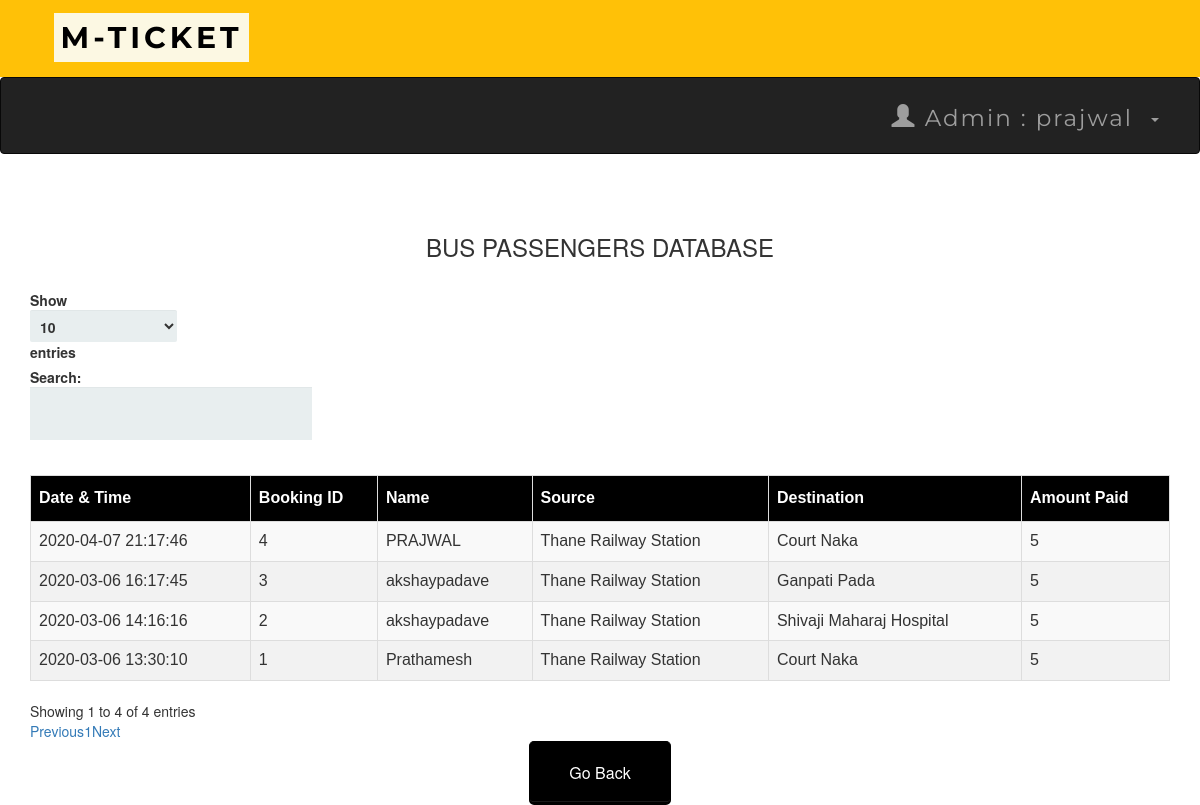
Page /adminbusdb.php (signed in) on the committed database.
### tables this page shows
CREATE TABLE `bustransactions` (
  `T_No.` int(10) NOT NULL,
  `email` varchar(50) NOT NULL,
  `source` varchar(50) NOT NULL,
  `dest` varchar(50) NOT NULL,
  `Name` varchar(50) NOT NULL,
  `Bus_No` int(11) NOT NULL,
  `NoOfpass` int(11) NOT NULL,
  `card_no` int(25) NOT NULL,
  `expmonth` int(2) NOT NULL,
  `expyear` int(2) NOT NULL,
  `cvv` int(3) NOT NULL,
  `pin` int(4) NOT NULL,
  `Date` datetime NOT NULL DEFAULT current_timestamp(),
  `Amt` int(10) NOT NULL
);

### adminbusdb.php (the view, shortened to what this page needs)
<?php
include 'connect.php' ;
include 'adminheader.php';
?>
 <!DOCTYPE html>
 <html>
 <link rel='stylesheet' href='index.css'>
      <head>
           <link rel="stylesheet" href="https://maxcdn.bootstrapcdn.com/bootstrap/3.3.6/css/bootstrap.min.css" />
           <link rel="stylesheet" href="https://cdn.datatables.net/1.10.12/css/dataTables.bootstrap.min.css" />
      </head>
      <body>
           <br /><br />
           <div class="container">
                <h3 align="center">BUS PASSENGERS DATABASE</h3>
                <br />
                <div class="table-responsive">
                     <table id="data" class="table table-striped table-bordered">
                          <thead>
                               <tr>
                                    <th> Date & Time</th>
                                    <th> Booking ID  </th>
                                    <th> Name </th>
                                    <th> Source </th>
                                    <th> Destination </th>
                                    <th> Amount Paid</th>
                               </tr>
                          </thead>
                          <tbody>
  <?php
   $result = mysqli_query($connect , "select * From bustransactions");
  while ($row = mysqli_fetch_assoc($result)):
  ?>
  <tr>
    <td><?php echo $row['Date']; ?></td>
    <td><?php echo $row['T_No.']; ?></td>
    <td><?php echo $row['Name']; ?></td>
    <td><?php echo $row['source']; ?></td>
    <td><?php echo $row['dest']; ?></td>
    <td><?php echo $row['Amt']; ?></td>
    </tr>
  <?php endwhile; ?>
</tbody>
                     </table>
                </div>
           </div>
      </body>
 </html>
<table align='center'>
<tr>
  <td><a href='admin.php'><button style="background-color: black ; border-color:black "  ><span style="color:white">Go Back </span> </button></a></td>
 </tr>

### adminheader.php (shortened to what this page needs)
<head>
  <link rel="stylesheet" href="https://maxcdn.bootstrapcdn.com/bootstrap/3.4.0/css/bootstrap.min.css">
  <link rel="stylesheet" href="https://maxcdn.bootstrapcdn.com/bootstrap/3.4.1/css/bootstrap.min.css">
   <link rel="stylesheet" href="https://maxcdn.bootstrapcdn.com/bootstrap/3.4.1/css/bootstrap.min.css">
</head>
<nav  class="navvvvvvbar navvvvvvbar-default navvvvvvbar-fixed-top">
      <div  class="  navvvvvvbar-brand navvvvvvbar-center"><b>&nbsp&nbsp&nbsp<mark>M-TICKET</mark></b>
</nav>
<nav class="navbar navbar-inverse">
  <div class="container-fluid">
    <div class="collapse navbar-collapse " id="myNavbar">
      <ul class="nav navbar-nav navbar-right">
         <li class="dropdown"><a class="dropdown-toggle" data-toggle="dropdown" href="#"><span class="glyphicon glyphicon-user"></span>
        Admin : <?php  echo " ". $_SESSION['name'] ."" ?> &nbsp<span class="caret"></span></a>
              </div>
    </div>
</nav>
</html>

### index.css (style rules this page uses)
*, *:before, *:after { -moz-box-sizing: border-box; -webkit-box-sizing: border-box; box-sizing: border-box; }
a { text-decoration:none; }
td { text-align: center; }
button { padding: 19px 39px 18px 39px; color: #FFF; background-color: #a8db34; font-size: 18px; text-align: center; font-style: normal; border-radius: 5px; width: 100%; border: 1px solid #71db34; border-width: 1px 1px 3px; box-shadow: 0 -1px 0 rgba(255,255,255,0.1) inset; margin-bottom: 10px; }

### adminheader.php (style rules this page uses)
.navbar { margin-bottom: 50px; border-radius: 0; font-family: Montserrat, sans-serif; margin-bottom: 0; border: 0; font-size: 23px !important; letter-spacing: 2px; opacity: 2; padding: 10px; }
.navvvvvvbar { font-family: Montserrat, sans-serif; margin-bottom: 0; background-color: #FFC107; border: 0; font-size: 30px !important; letter-spacing: 4px; text-align: left; padding: 17px; color:black; font-weight: 40000; }

### adminbusdb.php (style rules this page uses)
table#data { font-size:16px; font-family: "Trebuchet MS", Arial, Helvetica, sans-serif; border-collapse: collapse; border-spacing: 0; width: 100%; }
#data td, #data th { border: 1px solid #ddd; text-align: left; padding: 8px; }
#data tr:nth-child(even) { background-color: #f2f2f2 }
#data th { padding-top: 11px; padding-bottom: 11px; background-color: black; color: white; }

### rows in the picture
bustransactions: Date "2020-03-06 13:30:10", value "1", Name "Prathamesh", source "Thane Railway Station", dest "Court Naka", Amt "5"
bustransactions: Date "2020-03-06 14:16:16", value "2", Name "akshaypadave", source "Thane Railway Station", dest "Shivaji Maharaj Hospital", Amt "5"
bustransactions: Date "2020-03-06 16:17:45", value "3", Name "akshaypadave", source "Thane Railway Station", dest "Ganpati Pada", Amt "5"
bustransactions: Date "2020-04-07 21:17:46", value "4", Name "PRAJWAL", source "Thane Railway Station", dest "Court Naka", Amt "5"

### other values in the picture
$_SESSION['name'] "prajwal"
